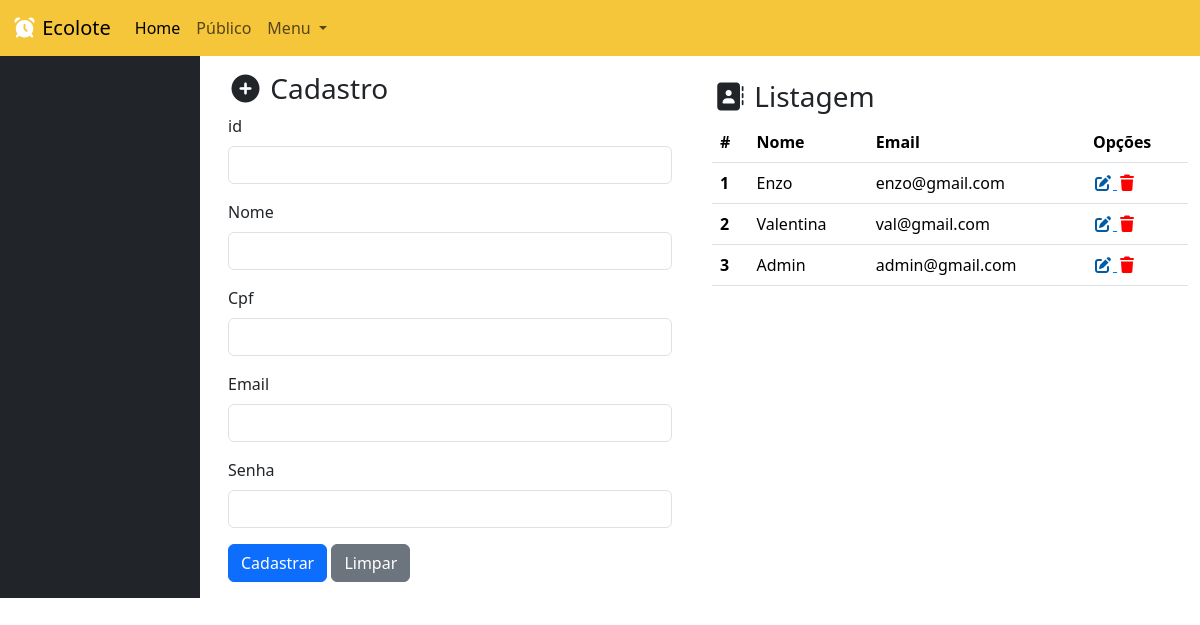
The app's page /principal.php (signed in) with its own data.
### tables this page shows
CREATE TABLE IF NOT EXISTS usuario(
    id INT PRIMARY KEY AUTO_INCREMENT NOT NULL,
    nome VARCHAR(45),
    cpf VARCHAR(15),
    email VARCHAR(45),
    senha VARCHAR(45),
    salario INT
);

### principal.php (the view, shortened to what this page needs)
<?php
  include './backend/conexao.php';
  $destino = "./backend/usuario/inserir.php";
?>
<!doctype html>
<html lang="pt-br">
  <head>
    <link href="https://cdn.jsdelivr.net/npm/bootstrap@5.3.8/dist/css/bootstrap.min.css" rel="stylesheet">
    <link rel="stylesheet" href="./assets/estilo.css">
    <link rel="stylesheet" href="https://cdnjs.cloudflare.com/ajax/libs/font-awesome/7.0.1/css/all.min.css" />
    <link rel="stylesheet" href="https://cdn.datatables.net/2.3.7/css/dataTables.dataTables.css" />
</head>
<body>
  <?php include './modulos/menu_superior.php' ?>
   <div class="container-fluid">
        <div class="row">
            <div class="col-md-2 bg-dark">
            </div>
            <div class="col-md-5">
              <form action="<?=$destino?>" method="post" class="p-3">
                <h3> <i class="fa-solid fa-circle-plus"></i> Cadastro </h3>
                 <div class="mb-3">
                    <label class="form-label"> id </label>
                    <input value="<?php echo isset($usuarios) ? $usuarios['id'] : "" ?>" type="text" name="id" class="form-control" readonly>
                </div>
                <div class="mb-3">
                    <label class="form-label"> Nome </label>
                    <input value="<?php echo isset($usuarios) ? $usuarios['nome'] : "" ?>" type="text" name="nome" class="form-control">
                </div>
                 <div class="mb-3">
                    <label class="form-label"> Cpf </label>
                    <input value="<?php echo isset($usuarios) ? $usuarios['cpf'] : "" ?>" type="text" name="cpf" class="form-control">
                </div>
                <div class="mb-3">
                    <label class="form-label"> Email </label>
                    <input value="<?php echo isset($usuarios) ? $usuarios['email'] : "" ?>" type="email" name="email" class="form-control">
                </div>
                <div class="mb-3">
                    <label class="form-label"> Senha </label>
                    <input value="<?php echo isset($usuarios) ? $usuarios['senha'] : "" ?>" type="password" name="senha" class="form-control">
                </div>
                <button type="submit" class="btn btn-primary"> Cadastrar </button>
                <button type="reset" class="btn btn-secondary"> Limpar </button>
            </form>
            </div>
            <div class="col-md-5">
              <br>
              <h3> <i class="fa-solid fa-address-book"></i> Listagem </h3>
              <table class="table" id="tabela">
              <thead>
                <tr>
                  <th scope="col">#</th>
                  <th scope="col">Nome</th>
                  <th scope="col">Email</th>
                  <th scope="col">Opções</th>
                </tr>
              </thead>
              <tbody>
                <?php
                  $sql = 'SELECT * FROM usuario';
                  $dados = mysqli_query($conexao, $sql);
                  while($coluna = mysqli_fetch_assoc($dados)){
                ?>
                <tr>
                  <th scope="row"> <?php echo $coluna['id'] ?> </th>
                  <td> <?php echo $coluna['nome'] ?></td>
                  <td> <?php echo $coluna['email'] ?></td>
                  <td>
                    <a href="./principal.php?id=<?=$coluna['id']?>"> <i class="fa-solid fa-pen-to-square" style="color: rgb(1, 92, 164);"></i> </a>
                    <a href="<?php echo './backend/usuario/excluir.php?id='.$coluna['id'] ?>" onclick="return confirm('Deseja realmente excluir?')"> <i class="fa-solid fa-trash" style="color: rgb(255, 0, 0);"></i> </a>
                  </td>
                </tr>
              <?php } ?>
              </tbody>
            </table>
            </div>
        </div>
   </div>
</body>
</html>

### assets/estilo.css (style rules this page uses)
body { margin: 0; padding: 0; }

### records on screen
usuario: id "1", nome "Enzo", email "enzo@gmail.com"
usuario: id "2", nome "Valentina", email "val@gmail.com"
usuario: id "3", nome "Admin", email "admin@gmail.com"
